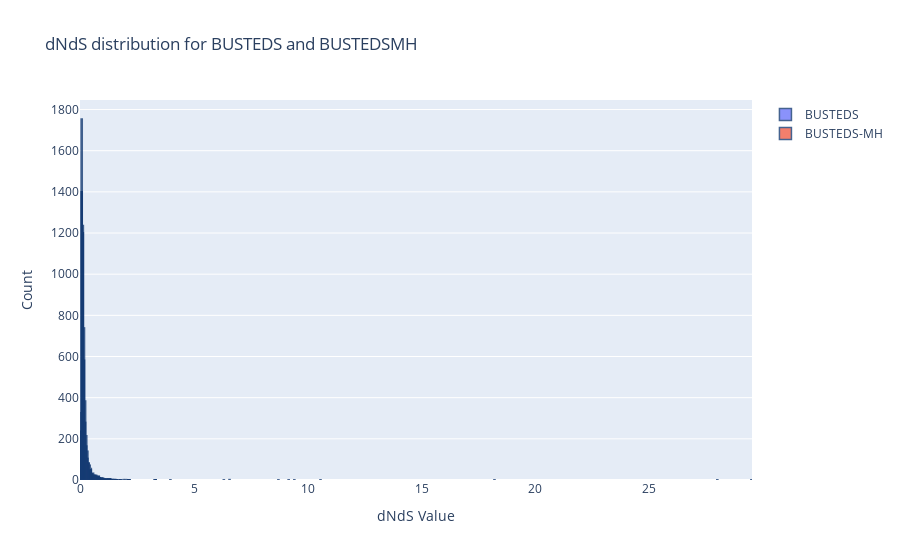

Notebook cell for this chart:
### Code cell
fig = go.Figure()
fig.add_trace(go.Histogram(x=df["BUSTEDS-dNdS"], name='BUSTEDS'))
fig.add_trace(go.Histogram(x=df["BUSTEDSMH-dNdS"], name='BUSTEDS-MH'))

# Overlay both histograms
fig.update_layout(barmode='overlay')
# Reduce opacity to see both histograms
fig.update_traces(opacity=0.75)

fig.update_layout(
    title_text='dNdS distribution for BUSTEDS and BUSTEDSMH', # title of plot
    xaxis_title_text='dNdS Value', # xaxis label
    yaxis_title_text='Count') # yaxis label)

fig.update_traces(marker_line_color='rgb(8,48,107)',
                  marker_line_width=1.5, opacity=0.75)

fig.show()

### Figure 1 — Plotly figure (JSON) as saved in the notebook; plotly's stock layout.template omitted (floating-point values rounded to 4 significant figures; data arrays with more than 128 entries replaced by an {"elided": "..."} marker saying what was removed)
{"data": [{"marker": {"line": {"color": "rgb(8,48,107)", "width": 1.5}}, "name": "BUSTEDS", "opacity": 0.75, "type": "histogram", "x": {"elided": "4809 float values"}}, {"marker": {"line": {"color": "rgb(8,48,107)", "width": 1.5}}, "name": "BUSTEDS-MH", "opacity": 0.75, "type": "histogram", "x": {"elided": "4809 float values"}}], "layout": {"barmode": "overlay", "title": {"text": "dNdS distribution for BUSTEDS and BUSTEDSMH"}, "xaxis": {"title": {"text": "dNdS Value"}}, "yaxis": {"title": {"text": "Count"}}}}
